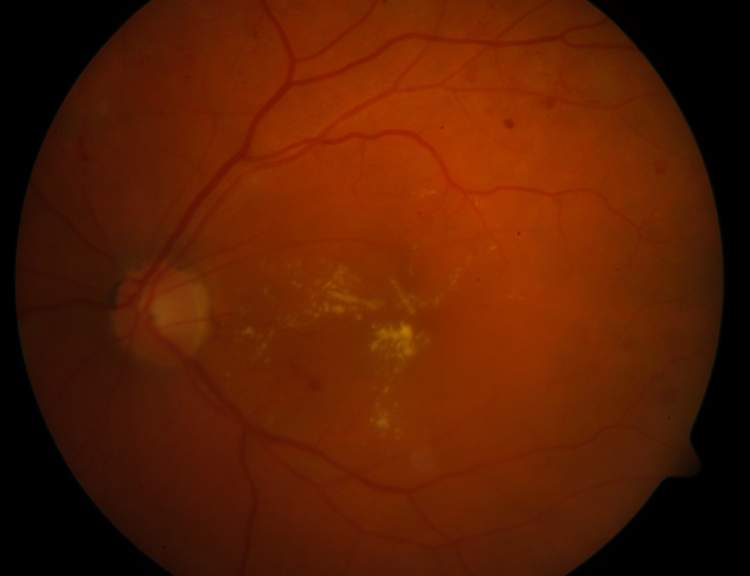
%> input picture Train_Images/Train_Images/image004.png, 1500 x 1152 px, given in place of Train_Images, which was not available (shown at 1/2 size)
$ octave DR_train.m   (GNU Octave 9; MATLAB toolbox functions it lacks are replaced by stand-ins)
%> lines starting %> are read from the running program, lines starting %| are printed output that depends on the picture; in (x1, y1, x2, y2) boxes, pixels count from 0 and x2, y2 are one past the last pixel; in counts of white or black regions, pixels touching at a corner belong together; the program's own positions count from 1; pictures that were not available may be replaced by others from this repository, and a replacement may not be noted
clc
clear all;
close all;
%t2 = path(path,'C:\Users\Jissmol\Desktop\diaretdb1_v_1_1\diaretdb1_v_1_1\resources\images\Train_Images');
t=dir('Train_Images');  % loading the directory
t1=struct2cell(t);  % converting into cell
t2=t1(1,3:end);     % taking out the last 3rd coloumn

for m=1:length(t2);
    waitbar(m/length(t2))
    data=imresize(imread(strcat('Train_Images\',t2{m})),[500 700]); % reading the image one by one and resizing into 500 700
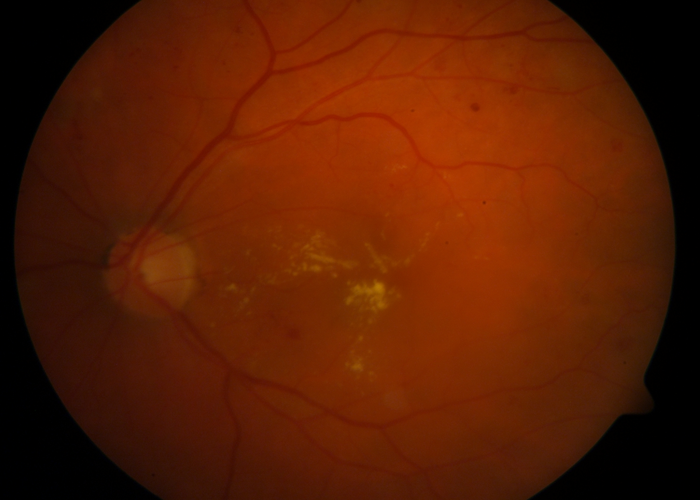
%> data: size 500x700x3 uint8; mean R, G, B 88.7, 29.7, 2.4


% no of micro neurysms
greenchannel = data(:,:,2);    % green channel of the image
ginverse = imcomplement (greenchannel); % complementing green channel
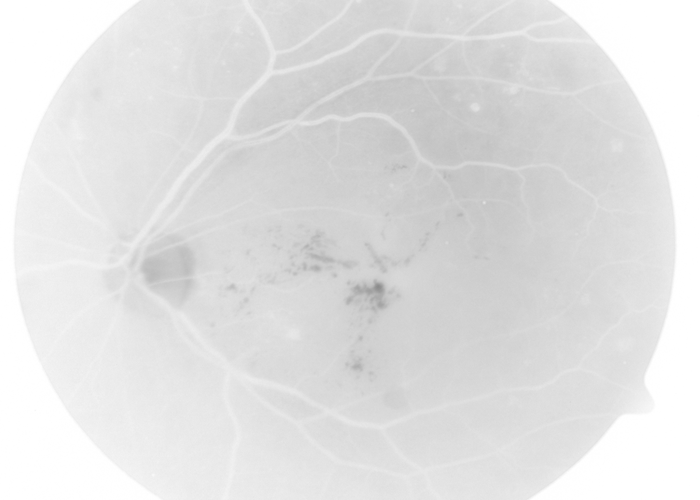
%> ginverse: size 500x700 uint8; min 139, max 255, mean 225.3
adahisteq = adapthisteq(ginverse);   %increasing the intensity of the inverse green channel for highlitening the blood vessel
threshold = 0.2
BW = edge(adahisteq,'Canny',threshold); % canny edge detection
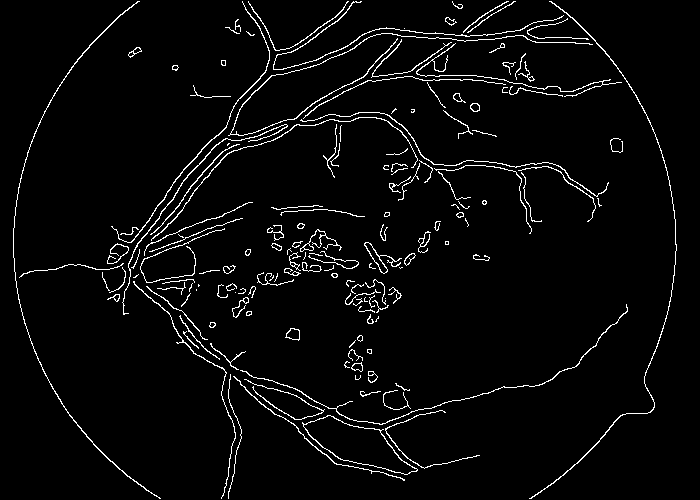
%> BW: size 500x700 logical; 3.6% white in thin lines or dots
h=imfill(BW,'holes'); % filling the holes
%> h: size 500x700 logical; 4.7% white; 155 white regions (36 under 20 px), largest, box (x1, y1, x2, y2) and area: (302, 415, 418, 475) 3201, (529, 1, 677, 499) 735, (13, 1, 161, 499) 702
k=h-BW;
%> k: size 500x700 double; values 0 (black) and 1 (white), 1% white; 32 white regions (22 under 20 px), largest, box (x1, y1, x2, y2) and area: (304, 416, 417, 474) 2884, (365, 243, 387, 273) 148, (287, 329, 299, 339) 92
BW2 = bwpropfilt(logical(k),'Area',[7 12]);  %taking out the clustered pixels of the specified range area
%> BW2: size 500x700 logical; 0.03% white in thin lines or dots, all inside (x1, y1, x2, y2) = (129, 44, 533, 375)
subplot(2,2,1);
imshow(BW2);
[l,numberOfCircles(m)]= bwlabel(BW2); % counting the number of clustered pixels
%> l: size 500x700 double; 13 distinct labels, from 0 to 12

%extraction of blood vessel and haemorrhages
greenc = data(:,:,2);                          % Extract Green Channel
ginv = imcomplement (greenc);               % Complement the Green Channel
adahist = adapthisteq(ginv);                % adaptive histogram equalization
se = strel('ball',8,8);                     % Structuring Element
gopen = imopen(adahist,se);                 % Morphological Open
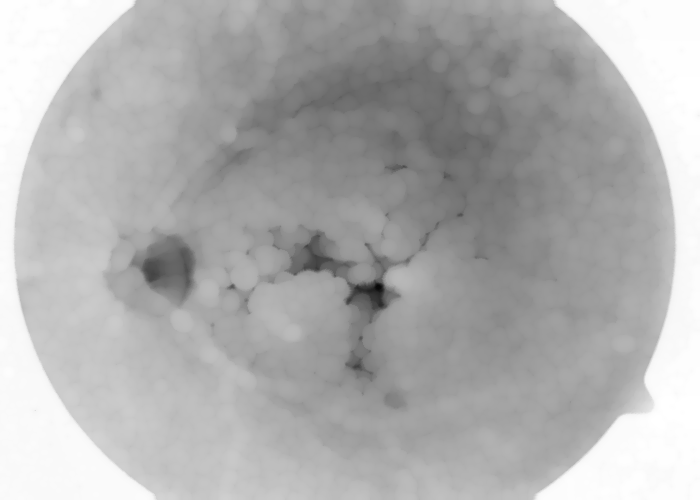
%> gopen: size 500x700 uint8; min 8, max 255, mean 175.2
godisk = adahist - gopen;                   % Remove Optic Disk
medfilt = medfilt2(godisk);                 %2D Median Filter
background = imopen(medfilt,strel('disk',15));% imopen function
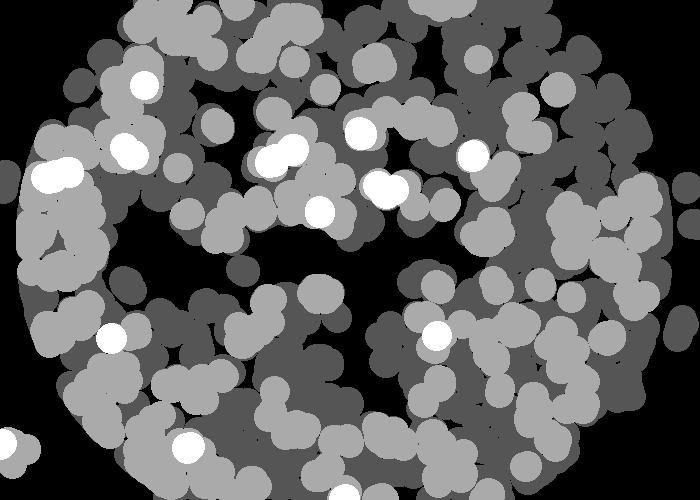
%> background: size 500x700 uint8; min 0, max 3, mean 1.14; drawn with min black and max white
I2 = medfilt - background;                  % Remove Background
I3 = imadjust(I2);                          % Image Adjustment
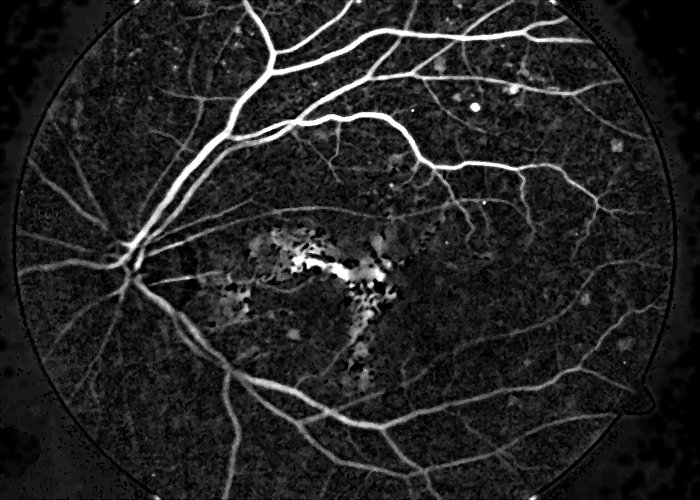
%> I3: size 500x700 uint8; min 0, max 255, mean 35.9
level = graythresh(I3);                     % Gray Threshold
%> level = 0.382
bw = im2bw(I3,level);                       % Binarization
%> bw: size 500x700 logical; 6% white; 275 white regions (203 under 20 px), largest, box (x1, y1, x2, y2) and area: (88, 0, 601, 269) 11093, (271, 229, 386, 288) 1858, (236, 373, 443, 467) 1448
bw1 = bwareaopen(bw, 30);
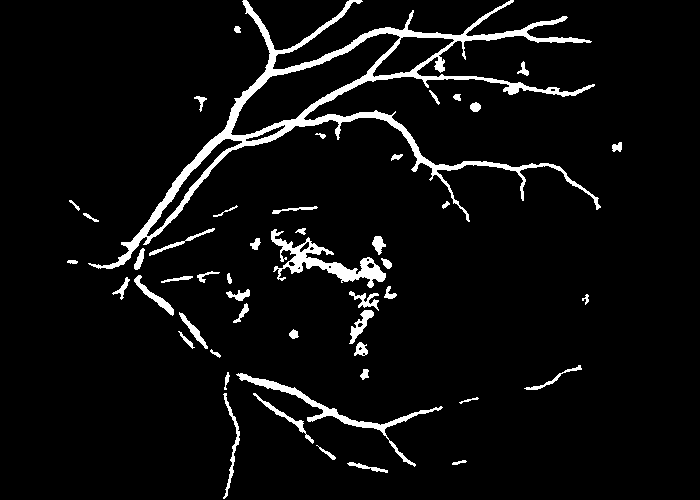
%> bw1: size 500x700 logical; 5.5% white; 49 white regions, largest, box (x1, y1, x2, y2) and area: (88, 0, 601, 269) 11093, (271, 229, 386, 288) 1858, (236, 373, 443, 467) 1448
subplot(2,2,2);
imshow(bw1);
[i,j]= size(bw1);
%> i = 500; j = 700
 c(m)=0;
 for i=1:500
     for j=1:700
         if bw1(i,j)==1
             c(m)=c(m)+1;
         end
     end
 end
 bw2=im2bw(bw1);
 mea2(m)=mean2(bw2);
%> (the run ends here)

$ run again, on Train_Images/Train_Images/image006.png
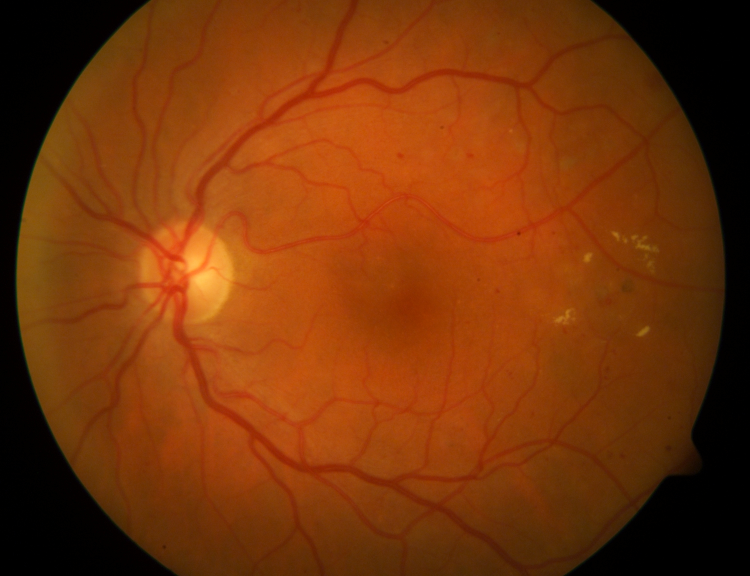
%> input picture Train_Images/Train_Images/image006.png, 1500 x 1152 px, given in place of Train_Images, which was not available (shown at 1/2 size)
%> BW: size 500x700 logical; 4.8% white in thin lines or dots
%> h: size 500x700 logical; 7% white; 117 white regions (21 under 20 px), largest, box (x1, y1, x2, y2) and area: (254, 123, 365, 190) 2916, (283, 348, 350, 405) 2791, (298, 409, 400, 464) 2421
%> k: size 500x700 double; values 0 (black) and 1 (white), 2.1% white; 12 white regions (7 under 20 px), largest, box (x1, y1, x2, y2) and area: (255, 124, 364, 189) 2601, (284, 349, 348, 404) 2547, (300, 410, 399, 463) 2136, (351, 352, 366, 365) 123, (545, 220, 552, 227) 33
%> BW2: size 500x700 logical; 0.01% white in thin lines or dots, all inside (x1, y1, x2, y2) = (462, 112, 595, 254)
%> l: size 500x700 double; 4 distinct labels, from 0 to 3
%> `I3 = imadjust(I2);`:
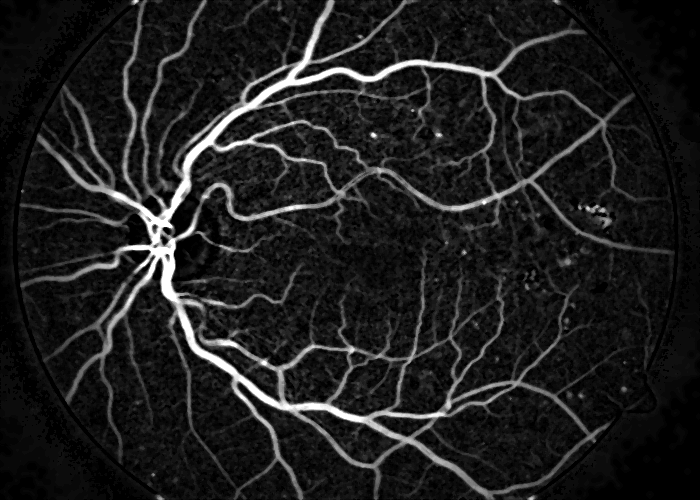
%> I3: size 500x700 uint8; min 0, max 255, mean 30.1
%> level = 0.339
%> bw: size 500x700 logical; 8.5% white; 146 white regions (105 under 20 px), largest, box (x1, y1, x2, y2) and area: (37, 0, 611, 500) 26452, (201, 272, 296, 309) 347, (90, 283, 127, 329) 232
%> `bw1 = bwareaopen(bw, 30);`:
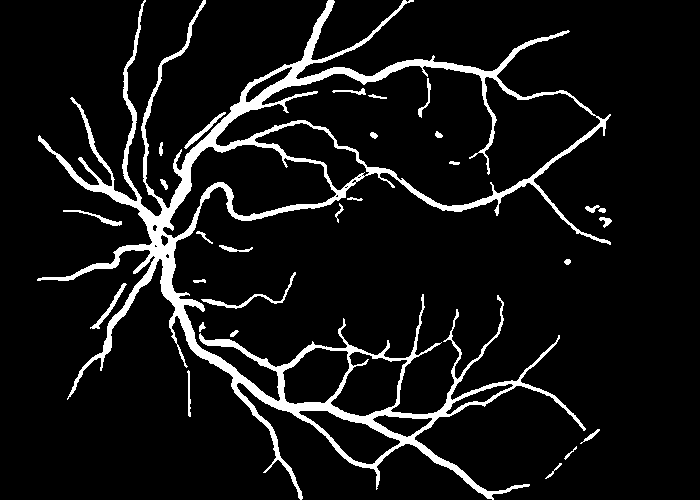
%> bw1: size 500x700 logical; 8.2% white; 28 white regions, largest, box (x1, y1, x2, y2) and area: (37, 0, 611, 500) 26452, (201, 272, 296, 309) 347, (90, 283, 127, 329) 232

$ run again, on Train_Images/Train_Images/image015.png
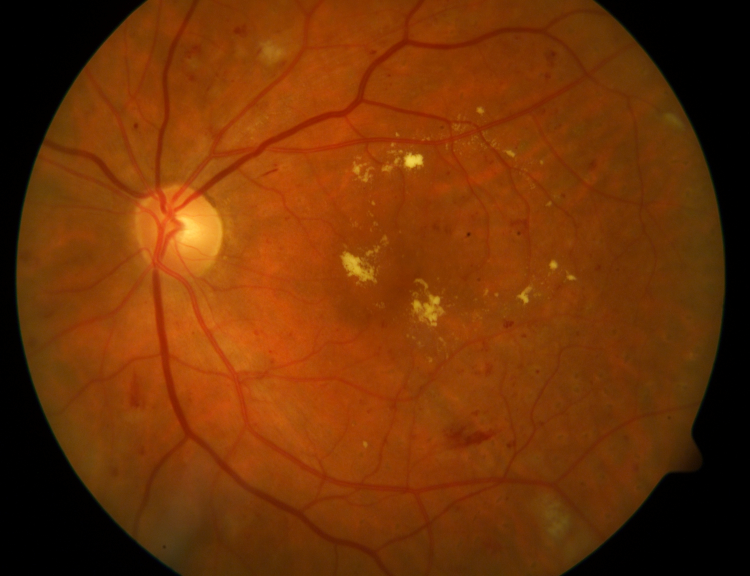
%> input picture Train_Images/Train_Images/image015.png, 1500 x 1152 px, given in place of Train_Images, which was not available (shown at 1/2 size)
%> BW: size 500x700 logical; 5.5% white in thin lines or dots
%> h: size 500x700 logical; 6% white in thin lines or dots
%> k: size 500x700 double; values 0 (black) and 1 (white), 0.46% white; 50 white regions (35 under 20 px), largest, box (x1, y1, x2, y2) and area: (393, 419, 460, 451) 681, (388, 242, 410, 263) 107, (509, 45, 519, 58) 80
%> BW2: size 500x700 logical; 0.05% white in thin lines or dots, all inside (x1, y1, x2, y2) = (200, 63, 528, 388)
%> l: size 500x700 double; 22 distinct labels, from 0 to 21
%> `I3 = imadjust(I2);`:
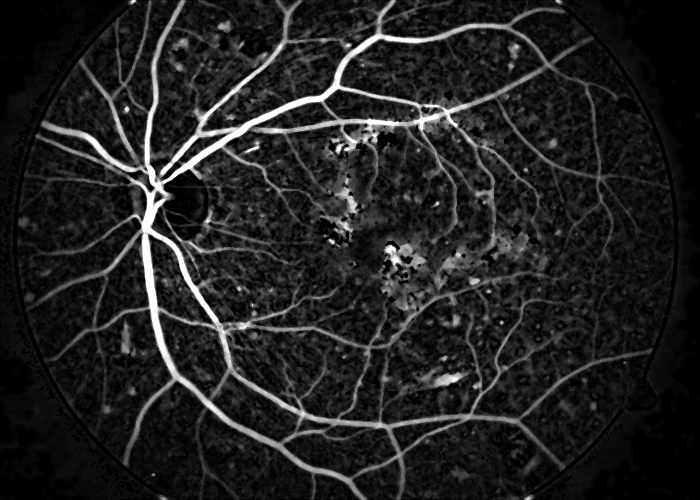
%> I3: size 500x700 uint8; min 0, max 255, mean 34
%> level = 0.343
%> bw: size 500x700 logical; 8.9% white; 335 white regions (250 under 20 px), largest, box (x1, y1, x2, y2) and area: (42, 0, 556, 500) 22135, (382, 243, 426, 297) 814, (320, 187, 359, 241) 610
%> `bw1 = bwareaopen(bw, 30);`:
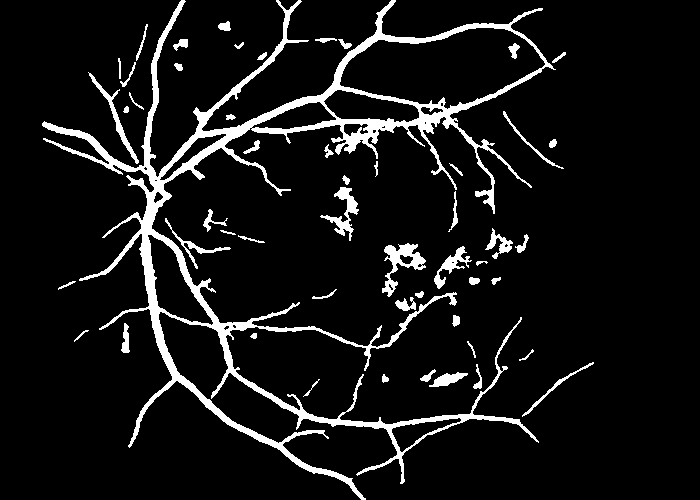
%> bw1: size 500x700 logical; 8.2% white; 53 white regions, largest, box (x1, y1, x2, y2) and area: (42, 0, 556, 500) 22135, (382, 243, 426, 297) 814, (320, 187, 359, 241) 610
